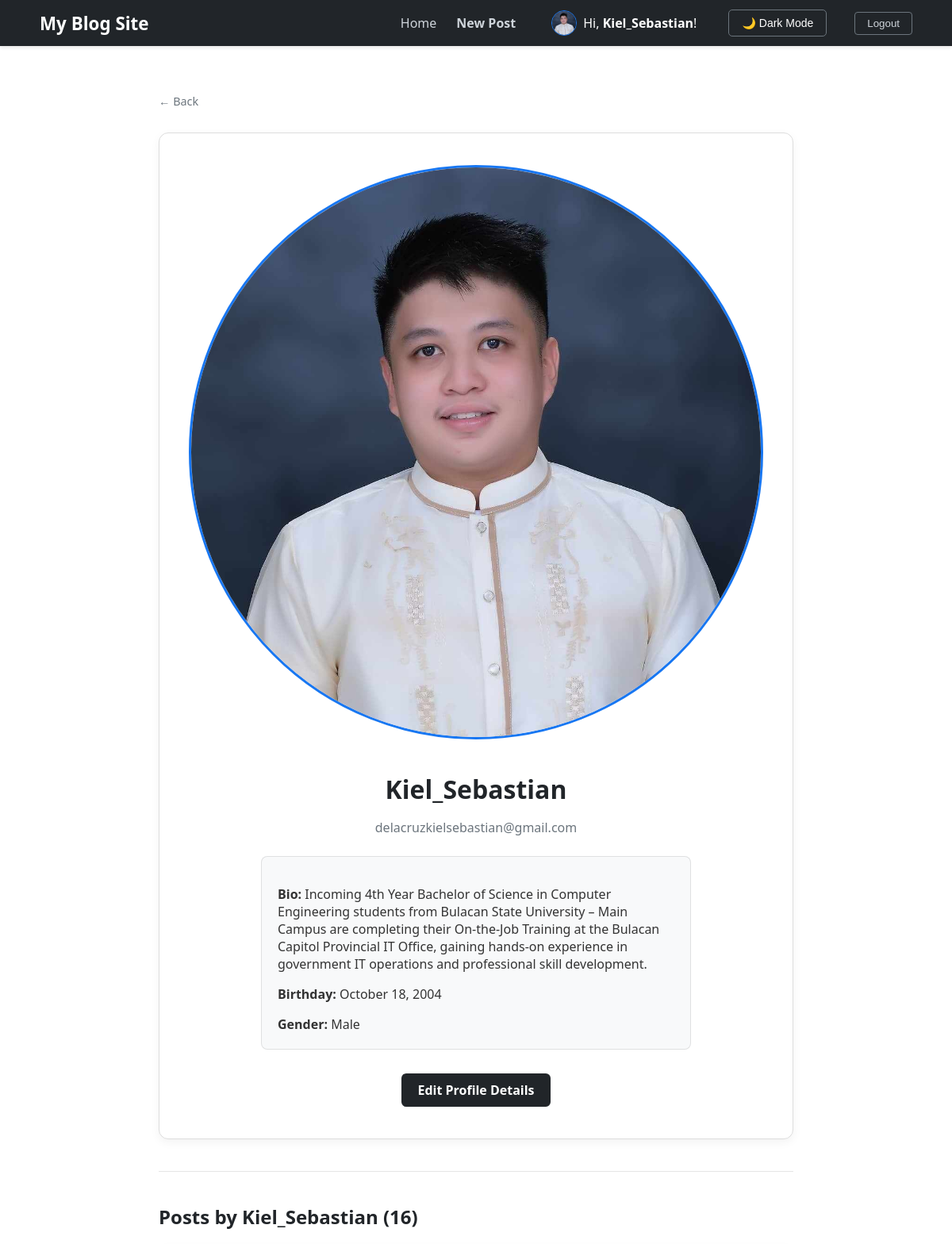
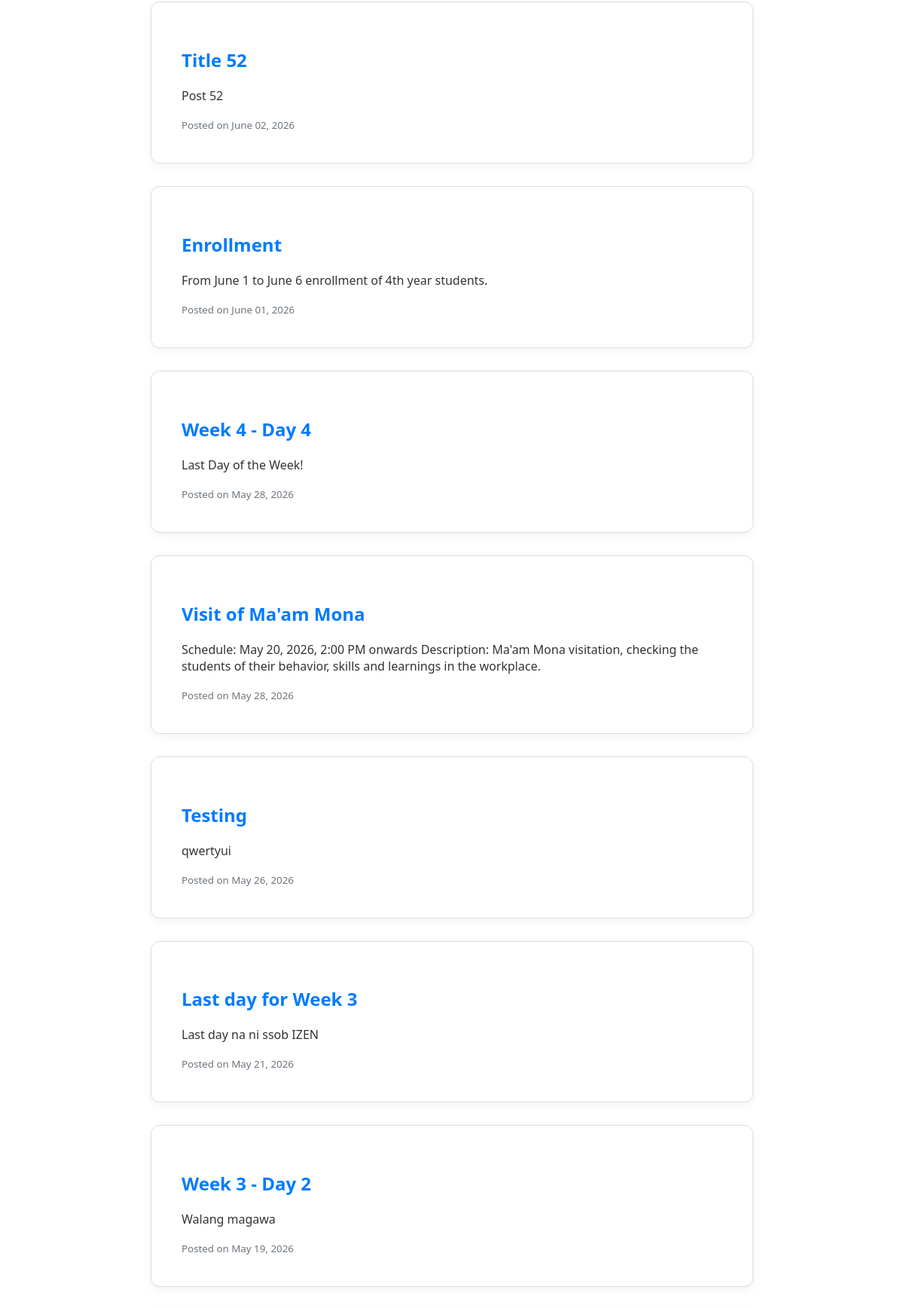
Screenshot of /user/Kiel_Sebastian/ (signed in, upper part) with the database file from the repository (2 pictures, top to bottom).
### blog/models.py (models this page shows, shortened)
class Profile(models.Model):
    user = models.OneToOneField(User, on_delete=models.CASCADE)
    image = models.ImageField(default='default.jpg', upload_to='profile_pics')
    bio = models.TextField(max_length=500, blank=True, help_text="Short description about yourself")
    birth_date = models.DateField(null=True, blank=True)
    gender = models.CharField(max_length=1, choices=GENDER_CHOICES, blank=True)

class Post(models.Model):
    title = models.CharField(max_length=100)
    content = models.TextField()
    date_posted = models.DateTimeField(auto_now=True)
    author = models.ForeignKey(User, on_delete=models.CASCADE)
    image = models.ImageField(null=True, blank=True, upload_to=user_directory_path)

### blog/views.py (the view)
# urls.py: path('user/<str:username>/', views.user_profile_view, name='user-profile'),
def user_profile_view(request, username):
    profile_user = get_object_or_404(User, username=username)
    user_posts = Post.objects.filter(author=profile_user).order_by('-date_posted')
    context = {
        'profile_user': profile_user,
        'posts': user_posts
    }
    return render(request, 'blog/user_profile.html', context)

### blog/templates/blog/user_profile.html
{% extends "blog/base.html" %}
{% block content %}
<div class="card profile-main-card" style="text-align: center; padding: 40px; margin-top: 20px;">
    <div style="display: flex; justify-content: center; margin-bottom: 20px;">
        <img src="{{ profile_user.profile.image.url }}" alt="{{ profile_user.username }}"
             style="width: 120px; height: 120px; border-radius: 50%; border: 3px solid #1877F2; object-fit: cover;">
    </div>
    <h1 class="profile-username" style="font-size: 2rem; margin-bottom: 5px;">{{ profile_user.username }}</h1>
    <p class="profile-email" style="color: #6c757d; margin-bottom: 25px;">{{ profile_user.email }}</p>
    <div class="profile-details-box" style="text-align: left; padding: 20px; border-radius: 8px; margin: 0 auto 30px auto; max-width: 500px; border: 1px solid rgba(0,0,0,0.1);">
        <p style="margin-bottom: 12px;"><strong>Bio:</strong> {% if profile_user.profile.bio %}{{ profile_user.profile.bio }}{% else %}No description provided.{% endif %}</p>
        <p style="margin-bottom: 12px;"><strong>Birthday:</strong> {% if profile_user.profile.birth_date %}{{ profile_user.profile.birth_date|date:"F d, Y" }}{% else %}Not specified{% endif %}</p>
        <p style="margin-bottom: 0;"><strong>Gender:</strong> {% if profile_user.profile.gender %}{{ profile_user.profile.get_gender_display }}{% else %}Not specified{% endif %}</p>
    </div>
    {% if profile_user == user %}
        <div style="display: flex; justify-content: center; gap: 15px;">
            <a href="{% url 'profile-update' %}" class="btn-primary" style="text-decoration: none; text-align: center; padding: 10px 20px;">Edit Profile Details</a>
        </div>
    {% endif %}
</div>
<hr style="border: 0; border-top: 1px solid rgba(0,0,0,0.1); margin: 40px 0;">
<h2 class="profile-posts-heading" style="margin-bottom: 20px;">Posts by {{ profile_user.username }} ({{ posts.count }})</h2>
{% for post in posts %}
    <article class="card">
        <div class="article-body">
            <h2>
                <a class="article-title" href="{% url 'post-detail' post.pk %}" style="text-decoration: none; color: #007bff;">{{ post.title }}</a>
            </h2>
            <p class="article-content">{{ post.content|truncatewords:30 }}</p>
            <small style="color: #6c757d;">Posted on {{ post.date_posted|date:"F d, Y" }}</small>
        </div>
    </article>
{% empty %}
    <div class="card" style="text-align: center; padding: 30px;">
        <p>This user hasn't posted anything yet.</p>
    </div>
{% endfor %}
{% endblock %}

### blog/templates/blog/base.html (shortened to what this page needs)
{% load static %}
<!DOCTYPE html>
<html lang="en">
<head>
    <link rel="stylesheet" type="text/css" href="{% static 'blog/main.css' %}">
</head>
<body>
    <nav class="navbar">
        <div class="nav-container">
            <a href="{% url 'blog-home' %}" class="nav-logo">My Blog Site</a>
            <div class="nav-links">
                <a href="{% url 'blog-home' %}">Home</a>
                {% if user.is_authenticated %}
                    <a href="{% url 'post-create' %}" style="margin-right: 20px; font-weight: 600;">New Post</a>
                    <a href="{% url 'user-profile' user.username %}" style="margin-right: 15px; display: inline-flex; align-items: center; text-decoration: none;">
                        <img src="{{ user.profile.image.url }}" alt="Nav Profile" style="width: 30px; height: 30px; border-radius: 50%; border: 1px solid #1877F2; object-fit: cover; margin-right: 8px;">
                        <span style="color: #fff;">Hi, <strong>{{ user.username }}</strong>!</span>
                    </a>
                    <button id="theme-toggle" class="theme-toggle-btn" style="margin-right: 10px;">🌙 Dark Mode</button>
                    <form method="post" action="{% url 'logout' %}" style="display:inline;">
                        <button type="submit" class="nav-logout-btn">Logout</button>
                    </form>
                {% else %}
                    <a href="{% url 'login' %}">Login</a>
                    <a href="{% url 'register' %}">Register</a>
                {% endif %}
            </div>
        </div>
    </nav>
    <div class="main-wrapper" style="margin-top: 60px;">
        {% if request.path != '/' %}
            <div style="margin-bottom: 30px;">
                <a href="{% url 'blog-home' %}" style="text-decoration: none; color: #6c757d; font-size: 0.9rem; display: flex; align-items: center; gap: 5px;">
                    &larr; Back
                </a>
            </div>
        {% endif %}
        {% block content %}{% endblock %}
    </div>
</body>
</html>

### blog/static/blog/main.css (style rules this page uses)
body { background-color: #f0f2f5; font-family: 'Segoe UI', Roboto, Helvetica, Arial, sans-serif; margin: 0; color: #1c1e21; }
.navbar { background-color: #212529; padding: 0.75rem 0; box-shadow: 0 2px 4px rgba(0,0,0,0.1); position: sticky; top: 0; z-index: 1000; }
.nav-container { max-width: 1100px; margin: 0 auto; display: flex; justify-content: space-between; align-items: center; padding: 0 20px; }
.nav-logo { color: white !important; text-decoration: none; font-size: 1.4rem; font-weight: bold; }
.nav-links { display: flex; align-items: center; gap: 25px; }
.nav-links a { color: #ced4da; text-decoration: none; font-weight: 500; }
.nav-logout-btn { background: transparent; border: 1px solid #6c757d; color: #ced4da; padding: 6px 15px; border-radius: 4px; cursor: pointer; }
.main-wrapper { max-width: 800px; margin: 60px auto; padding: 0 20px; }
.card { background: white; border-radius: 12px; border: 1px solid #ddd; padding: 40px; margin-bottom: 30px; box-shadow: 0 4px 12px rgba(0,0,0,0.05); }
.btn-primary { background-color: #212529; color: white; padding: 12px 25px; border: none; border-radius: 6px; font-weight: 600; cursor: pointer; transition: 0.2s; display: inline-block; text-align: center; }
.content-section img, .card img { width: 100% !important; max-width: 100% !important; height: auto !important; display: block !important; margin: 0 auto 20px !important; border-radius: 8px; }

### blog/templates/blog/base.html (style rules this page uses)
body { background-color: #ffffff; color: #212529; transition: background-color 0.3s, color 0.3s; }
.profile-details-box { background-color: #f8f9fa; color: #333333; }
.article-content { color: #333333; }
.theme-toggle-btn { background: transparent; color: #ffffff; border: 1px solid #6c757d; border-radius: 5px; padding: 8px 16px; font-size: 14px; font-weight: 500; transition: all 0.2s ease-in-out; cursor: pointer; display: inline-flex; align-items: center; }

### rows the page displays
Post: title "Title 52", content "Post 52", date_posted "June 02, 2026"
Post: title "Enrollment", content "From June 1 to June 6 enrollment of 4th year students.", date_posted "June 01, 2026"
Post: title "Week 4 - Day 4", content "Last Day of the Week!", date_posted "May 28, 2026"
Post: title "Visit of Ma'am Mona", content "Schedule: May 20, 2026, 2:00 PM onwards Description: Ma'am Mona visitation, checking the students of their behavior, skills and learnings in the workplace.", date_posted "May 28, 2026"
Post: title "Testing", content "qwertyui", date_posted "May 26, 2026"
Post: title "Last day for Week 3", content "Last day na ni ssob IZEN", date_posted "May 21, 2026"
Post: title "Week 3 - Day 2", content "Walang magawa", date_posted "May 19, 2026"

### other values shown
{{ user.username }} "Kiel_Sebastian"
{{ profile_user.username }} "Kiel_Sebastian"
{{ profile_user.email }} "delacruzkielsebastian@gmail.com"
{{ profile_user.profile.birth_date|date:"F d, Y" }} "October 18, 2004"
{{ profile_user.profile.get_gender_display }} "Male"
{{ posts.count }} "16"
